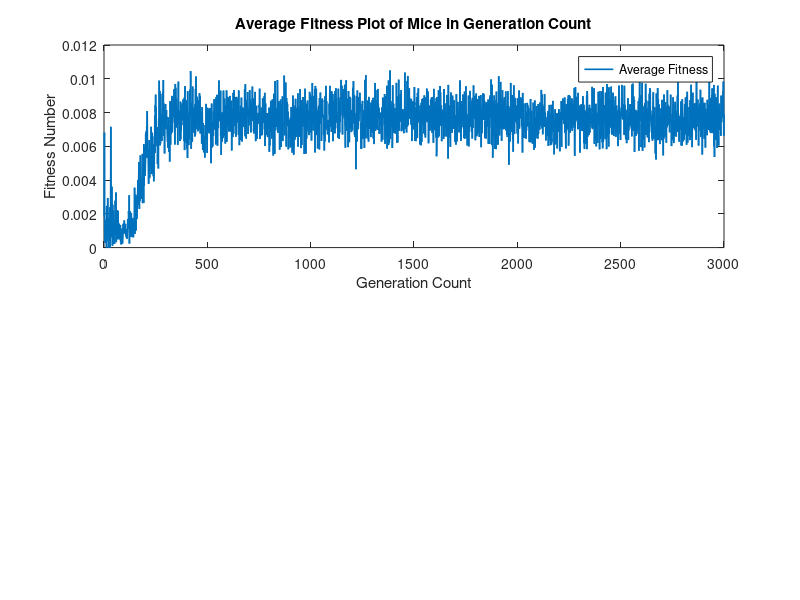

This figure's MATLAB source: (Note: this script raises an error after producing the figure.)
clear all
close all
load("question_1.mat")
generation = 1:1:3000;
figure(1)
subplot(2,1,1);
plot(generation,average,'LineWidth',1.2);
title('Average Fitness Plot of Mice in Generation Count')
xlabel('Generation Count') 
ylabel('Fitness Number') 
legend({'Average Fitness'},'Location','northeast')
ax = gca;
ax.FontSize = 12;
xticks([0 150 400 1000  3000])
xticklabels({'0','150','400','1000','3000'})
subplot(2,1,2)
plot(generation,best,'LineWidth',1.2);
title('Best Fitness Plot of Mice in Generation Count')
xlabel('Generation Count') 
ylabel('Fitness Number') 
legend({'Best Fitness'},'Location','northeast')
ax = gca;
ax.FontSize = 12;
xticks([0 150 400 1000 3000])
xticklabels({'0','150','400','1000','3000'})
figure(2)
subplot(2,1,1);
plot(generation,average,'LineWidth',1.2);
title('Average Fitness Plot of Mice in Generation Count')
xlabel('Generation Count') 
ylabel('Fitness Number') 
legend({'Average Fitness'},'Location','northeast')
ax = gca;
ax.FontSize = 12;
xlim([0 400])
ylim([0 0.01])
subplot(2,1,2)
plot(generation,best,'LineWidth',1.2);
title('Best Fitness Plot of Mice in Generation Count')
xlabel('Generation Count') 
ylabel('Fitness Number') 
legend({'Best Fitness'},'Location','northeast')
ax = gca;
ax.FontSize = 12;
xlim([0 400])
ylim([0 0.03])